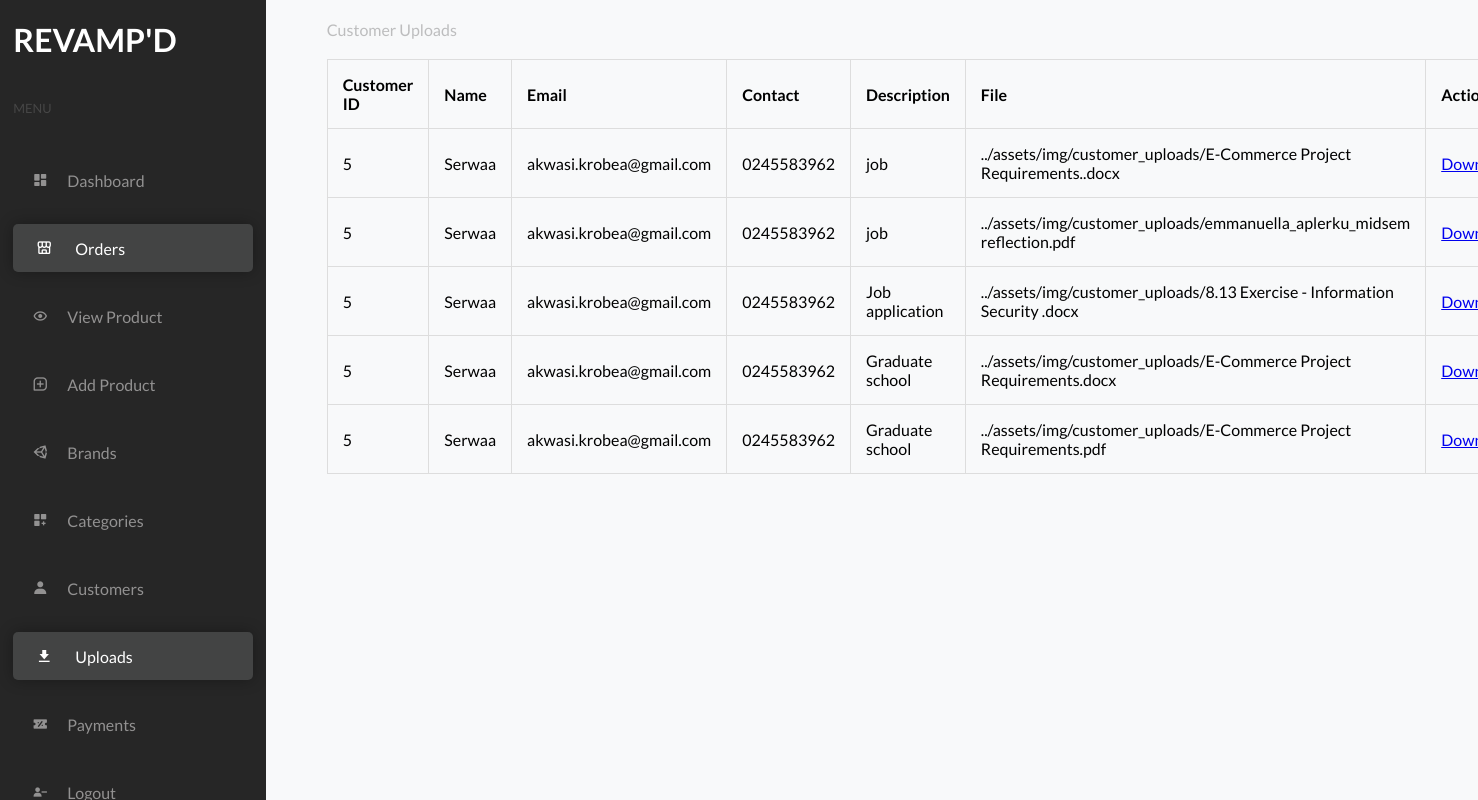
Page /admin/admin_customer_uploads.php (signed in) on the committed database.
### tables this page shows
CREATE TABLE `customeruploads` (
  `customer_id` int(11) NOT NULL,
  `description` varchar(250) NOT NULL,
  `files` varchar(500) DEFAULT NULL
);

CREATE TABLE `customer` (
  `customer_id` int(11) NOT NULL,
  `customer_name` varchar(100) NOT NULL,
  `customer_email` varchar(50) NOT NULL,
  `customer_pass` varchar(150) NOT NULL,
  `customer_country` varchar(30) NOT NULL,
  `customer_city` varchar(30) NOT NULL,
  `customer_contact` varchar(15) NOT NULL,
  `customer_image` varchar(100) DEFAULT NULL,
  `user_role` int(11) NOT NULL
);

### controllers/cart_controller.php (called while the page is built, shortened)
<?php
include_once dirname(__FILE__) . '/../classes/cart_class.php';
function select_customer_uploads_ctr(){
    $cart_instance = new cart_class();
    return $cart_instance->select_customer_uploads_cls();
}
?>

### classes/cart_class.php (called while the page is built, shortened)
<?php
include_once dirname(__FILE__) . '/../settings/db_class.php';
class cart_class extends db_connection
{
    function select_customer_uploads_cls(){
        $sql = "SELECT customer.customer_id, customer.customer_name, customer.customer_email, customer.customer_contact, customeruploads.description, customeruploads.files FROM customer join customeruploads on customer.customer_id = customeruploads.customer_id";
        return $this->db_fetch_all($sql);
    }
}
?>

### settings/db_class.php (called while the page is built, shortened)
<?php
class db_connection
{
	public $db = null;
	public $results = null;
	function db_connect(){
		$this->db = mysqli_connect(SERVERNAME,HOSTNAME,PASSWORD,DATABASE);
		if (mysqli_connect_errno()) {
			return false;
		}else{
			return true;
		}
	}
	function db_query($sqlQuery){
		$this->results = mysqli_query($this->db,$sqlQuery);
		if ($this->results == false) {
			return false;
		}else{
			return true;
		}
	}
	function db_fetch_all($sql){
		if(!$this->db_query($sql)){
			return false;
		}
		return mysqli_fetch_all($this->results, MYSQLI_ASSOC);
	}
}
?>

### admin/admin_customer_uploads.php (the view, shortened to what this page needs)
<?php
include_once dirname(__FILE__) . '/../controllers/cart_controller.php';
$select_all_users = select_customer_uploads_ctr();
if (isset($_SESSION['role']) == '1') {
?>
<!DOCTYPE html>
<html lang="en">
<head>
    <link rel="stylesheet" href="../css/admin.css">
    <link href='https://unpkg.com/boxicons@2.1.4/css/boxicons.min.css' rel='stylesheet'>
</head>
<body>
    <div class="us_container">
        <div class="sidebar">
            <div class="content">
                <div class="logo" style="padding: 20px 0; color:white;">
                    <h1>REVAMP'D</h1>
                </div>
                <p class="sm">Menu</p>
                <div class="menuItems">
                    <a href="./admin_main.php" class="menuItem">
                        <div class="icon">
                            <i class='bx bxs-dashboard'></i>
                        </div>
                        <p class="m_name">Dashboard</p>
                    </a>
                    <a href="./admin_orders.php" class="menuItem active">
                        <div class="icon">
                            <i class='bx bx-store-alt'></i>
                        </div>
                        <p class="m_name">Orders</p>
                    </a>
                    <a href="./admin_viewproduct.php" class="menuItem">
                        <div class="icon">
                            <i class='bx bx-show'></i>
                        </div>
                        <p class="m_name">View Product</p>
                    </a>
                    <a href="./admin_addproducts.php" class="menuItem">
                        <div class="icon">
                            <i class='bx bx-message-square-add'></i>
                        </div>
                        <p class="m_name">Add Product</p>
                    </a>
                    <a href="./admin_brands.php" class="menuItem">
                        <div class="icon">
                            <i class='bx bxl-unity'></i>
                        </div>
                        <p class="m_name">Brands</p>
                    </a>
                    <a href="./admin_categories.php" class="menuItem">
                        <div class="icon">
                            <i class='bx bxs-customize'></i>
                        </div>
                        <p class="m_name">Categories</p>
                    </a>
                    <a href="./admin_customers.php" class="menuItem">
                        <div class="icon">
                            <i class='bx bxs-user'></i>
                        </div>
                        <p class="m_name">Customers</p>
                    </a>
                    <a href="./admin_customer_uploads.php" class="menuItem active">
                        <div class="icon">
                            <i class='bx bxs-download'></i>
                        </div>
                        <p class="m_name">Uploads</p>
                    </a>
                    <a href="./admin_payments.php" class="menuItem">
                        <div class="icon">
                            <i class='bx bxs-discount'></i>
                        </div>
                        <p class="m_name">Payments</p>
                    </a>
                    <a href="../Login/logout.php" class="menuItem">
                        <div class="icon">
                            <i class='bx bxs-user-minus'></i>
                        </div>
                        <p class="m_name">Logout</p>
                    </a>
                </div>
            </div>
        </div>
        <div class="side-content">
            <div class="content">
                <div class="heading">
                    <p>Customer Uploads</p>
                </div>
                <div class="table">
                    <table>
                        <tr>
                            <th>Customer ID</th>
                            <th>Name</th>
                            <th>Email</th>
                            <th>Contact</th>
                            <th>Description</th>
                            <th>File</th>
                            <th>Actions</th>
                        </tr>
                        <?php
                        foreach ($select_all_users as $user) { ?>
                                    <tr>
                                        <td><?php echo $user[
                                            'customer_id'
                                        ]; ?></td>
                                        <td><?php echo $user[
                                            'customer_name'
                                        ]; ?></td>
                                        <td><?php echo $user[
                                            'customer_email'
                                        ]; ?></td>
                                        <td><?php echo $user[
                                            'customer_contact'
                                        ]; ?></td>
                                        <td><?php echo $user[
                                            'description'
                                        ]; ?></td>
                                        <td><?php echo $user[
                                            'files'
                                        ]; ?></td>
                                        <td><a href="<?php echo $user['files'] ?>" download>Download</a></td>
                                    </tr>
                                <?php } ?>
                    </table>
                </div>
            </div>
        </div>
    </div>
</body>
</html>
   <?php
}

### css/admin.css (style rules this page uses)
* { margin: 0; padding: 0; -webkit-box-sizing: border-box; box-sizing: border-box; }
html { height: 100%; scroll-behavior: smooth; }
body { height: 100%; font-family: 'Lato', sans-serif; background-color: #f8f9fa; font-size: 16px; }
.us_container { height: 100%; display: -webkit-box; display: -ms-flexbox; display: flex; -webkit-box-align: center; -ms-flex-align: center; align-items: center; -webkit-box-orient: horizontal; -webkit-box-direction: normal; -ms-flex-direction: row; flex-direction: row; -webkit-box-pack: start; -ms-flex-pack: start; justify-content: flex-start; position: relative; }
.us_container .sidebar { width: 18%; height: 100%; position: fixed; overflow: scroll; background-color: #262626; display: -webkit-box; display: -ms-flexbox; display: flex; -webkit-box-align: center; -ms-flex-align: center; align-items: center; -webkit-box-orient: vertical; -webkit-box-direction: normal; -ms-flex-direction: column; flex-direction: column; -webkit-box-pack: center; -ms-flex-pack: center; justify-content: center; }
.us_container .sidebar .content { width: 90%; margin: auto; height: 100%; }
.us_container .sidebar .content .logo { width: 50%; height: 5em; }
.us_container .sidebar .content .sm { padding: 20px 0; color: #494949ea; text-transform: uppercase; font-size: 0.8rem; }
.us_container .sidebar .content .menuItems { margin: 0px 0; position: relative; }
.us_container .sidebar .content .menuItems .menuItem { width: 100%; height: 3em; margin: 20px 0; padding: 20px 0; border-radius: 5px; color: #9c9b9bea; cursor: pointer; text-decoration: none; display: -webkit-box; display: -ms-flexbox; display: flex; -webkit-box-align: center; -ms-flex-align: center; align-items: center; -webkit-box-orient: horizontal; -webkit-box-direction: normal; -ms-flex-direction: row; flex-direction: row; -webkit-box-pack: start; -ms-flex-pack: start; justify-content: flex-start; }
.us_container .sidebar .content .menuItems .menuItem .icon { height: 1.5em; width: 1.5em; margin: 0 15px; display: flex; align-items: center; justify-content: center; }
.us_container .sidebar .content .menuItems .menuItem.active { color: #fff; background-color: #f8f9fa23; -webkit-box-shadow: 0px 0px 15px rgba(0, 0, 0, 0.315); box-shadow: 0px 0px 15px rgba(0, 0, 0, 0.315); }
.us_container .sidebar .content .menuItems .menuItem.active .icon { height: 2em; width: 2em; margin: 0 15px; }
.us_container .side-content { width: 82%; height: 100%; margin-left: 18%; }
.us_container .side-content .content { width: 90%; margin: auto; padding: 20px 0; height: 100%; }
.us_container .side-content .content .heading p { color: #26262648; }
.us_container .side-content .table { margin: 20px 0; width: 100%; }
.us_container .side-content .table table, .us_container .side-content .table td, .us_container .side-content .table th { border: 1px solid #ddd; text-align: left; }
.us_container .side-content .table table { border-collapse: collapse; width: 100%; }
.us_container .side-content .table th, .us_container .side-content .table td { padding: 15px; }

### rows in the picture
customeruploads: customer.customer_id "5", customer.customer_name "Serwaa", customer.customer_email "akwasi.krobea@gmail.com", customer.customer_contact "0245583962", description "job", files "../assets/img/customer_uploads/E-Commerce Project Requirements..docx"
customeruploads: customer.customer_id "5", customer.customer_name "Serwaa", customer.customer_email "akwasi.krobea@gmail.com", customer.customer_contact "0245583962", description "job", files "../assets/img/customer_uploads/emmanuella_aplerku_midsem reflection.pdf"
customeruploads: customer.customer_id "5", customer.customer_name "Serwaa", customer.customer_email "akwasi.krobea@gmail.com", customer.customer_contact "0245583962", description "Job application", files "../assets/img/customer_uploads/8.13 Exercise - Information Security .docx"
customeruploads: customer.customer_id "5", customer.customer_name "Serwaa", customer.customer_email "akwasi.krobea@gmail.com", customer.customer_contact "0245583962", description "Graduate school", files "../assets/img/customer_uploads/E-Commerce Project Requirements.docx"
customeruploads: customer.customer_id "5", customer.customer_name "Serwaa", customer.customer_email "akwasi.krobea@gmail.com", customer.customer_contact "0245583962", description "Graduate school", files "../assets/img/customer_uploads/E-Commerce Project Requirements.pdf"
